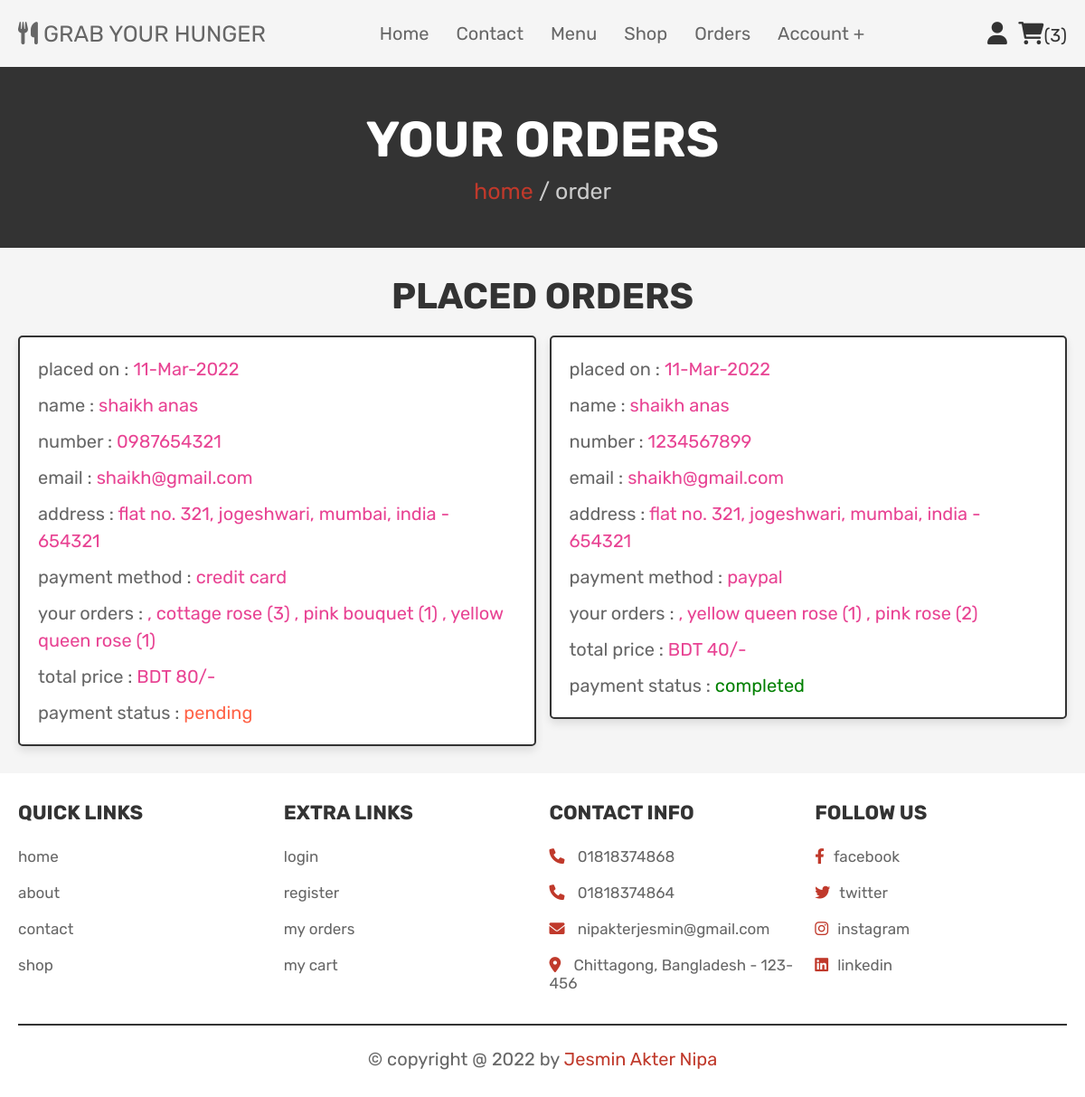
The page /php/orders.php (signed in) on the database its author committed.
### tables this page shows
CREATE TABLE `orders` (
  `id` int(100) NOT NULL,
  `user_id` int(100) NOT NULL,
  `name` varchar(100) NOT NULL,
  `number` varchar(12) NOT NULL,
  `email` varchar(100) NOT NULL,
  `method` varchar(50) NOT NULL,
  `address` varchar(500) NOT NULL,
  `total_order` varchar(1000) NOT NULL,
  `total_price` int(100) NOT NULL,
  `placed_on` varchar(50) NOT NULL,
  `payment_status` varchar(20) NOT NULL DEFAULT 'pending'
);

### php/orders.php (the view, shortened to what this page needs)
<?php
@include 'config.php';
$user_id = $_SESSION['user_id'];
?>
<!DOCTYPE html>
<html lang="en">
<head>
   <link rel="stylesheet" href="https://cdnjs.cloudflare.com/ajax/libs/font-awesome/6.0.0/css/all.min.css">
   <link rel="stylesheet" href="reg.css">
</head>
<body>
<?php @include 'header.php'; ?>
<section class="heading">
    <h3>your orders</h3>
    <p> <a href="home.php">home</a> / order </p>
</section>
<section class="placed-orders">
    <h1 class="title">placed orders</h1>
    <div class="box-container">
    <?php
        $select_orders = mysqli_query($conn, "SELECT * FROM `orders` WHERE user_id = '$user_id'") or die('query failed');
        if(mysqli_num_rows($select_orders) > 0){
            while($fetch_orders = mysqli_fetch_assoc($select_orders)){
    ?>
    <div class="box">
        <p> placed on : <span><?php echo $fetch_orders['placed_on']; ?></span> </p>
        <p> name : <span><?php echo $fetch_orders['name']; ?></span> </p>
        <p> number : <span><?php echo $fetch_orders['number']; ?></span> </p>
        <p> email : <span><?php echo $fetch_orders['email']; ?></span> </p>
        <p> address : <span><?php echo $fetch_orders['address']; ?></span> </p>
        <p> payment method : <span><?php echo $fetch_orders['method']; ?></span> </p>
        <p> your orders : <span><?php echo $fetch_orders['total_order']; ?></span> </p>
        <p> total price : <span>BDT <?php echo $fetch_orders['total_price']; ?>/-</span> </p>
        <p> payment status : <span style="color:<?php if($fetch_orders['payment_status'] == 'pending'){echo 'tomato'; }else{echo 'green';} ?>"><?php echo $fetch_orders['payment_status']; ?></span> </p>
    </div>
    <?php
        }
    }else{
        echo '<p class="empty">no orders placed yet!</p>';
    }
    ?>
    </div>
</section>
<?php @include 'footer.php'; ?>
</body>
</html>

### CSS/reg.css (style rules this page uses)
:root { --pink:#e84393; --red:#c0392b; --orange:#f39c12; --black:#333; --white:#fff; --light-color:#666; --light-white:#ccc; --light-bg:#f5f5f5; --border:.2rem solid var(--black); --box-shadow:0 .5rem 1rem rgba(0,0,0,.1); }
* { font-family: 'Rubik', sans-serif; margin:0; padding:0; box-sizing: border-box; outline: none; border:none; text-decoration: none; transition:all .2s linear; }
html { font-size: 62.5%; overflow-x: hidden; scroll-behavior: smooth; scroll-padding-top: 6.5rem; }
body { background: var(--light-bg); }
section { padding:3rem 2rem; }
.heading { display: flex; flex-flow: column; align-items: center; justify-content: center; gap:1rem; background-color: var(--black); text-align: center; min-height: 25vh; }
.heading h3 { font-size: 5.5rem; color:var(--white); text-transform: uppercase; }
.heading p { font-size: 2.5rem; color:var(--light-white); }
.heading p a { color:var(--red); }
.title { text-align: center; margin-bottom: 2rem; color:var(--black); text-transform: uppercase; font-size: 4rem; }
.placed-orders .box-container { max-width: 1200px; margin:0 auto; display: flex; flex-wrap: wrap; gap:1.5rem; align-items: flex-start; }
.placed-orders .box-container .box { background-color: var(--white); padding:1rem 2rem; border:var(--border); box-shadow: var(--box-shadow); flex:1 1 40rem; border-radius: .5rem; }
.placed-orders .box-container .box p { margin: 1rem 0; font-size: 2rem; line-height: 1.5; color:var(--light-color); }
.placed-orders .box-container .box p span { color:var(--pink); }

### rows shown on the page
orders: placed_on "11-Mar-2022", name "shaikh anas", number "0987654321", email "shaikh@gmail.com", address "flat no. 321, jogeshwari, mumbai, india - 654321", method "credit card", total_order ", cottage rose (3) , pink bouquet (1) , yellow queen rose (1)", total_price "80", payment_status "pending"
orders: placed_on "11-Mar-2022", name "shaikh anas", number "1234567899", email "shaikh@gmail.com", address "flat no. 321, jogeshwari, mumbai, india - 654321", method "paypal", total_order ", yellow queen rose (1) , pink rose (2)", total_price "40", payment_status "completed"

### other values the page prints
$cart_num_rows "3"
